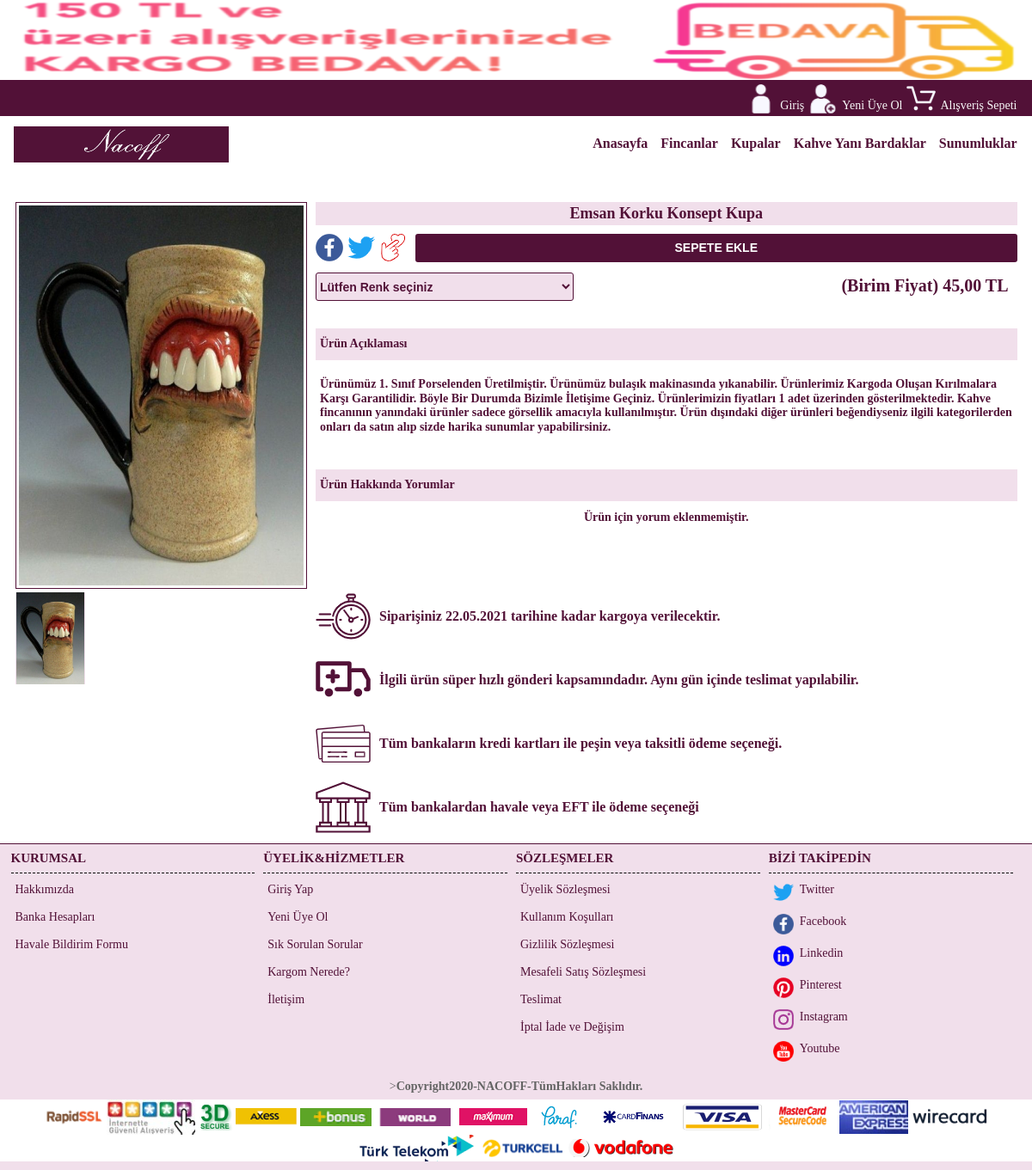
/index.php?sk=83&ID=2, run on the app's committed database.
### tables this page shows
CREATE TABLE `urunler` (
  `id` int(11) NOT NULL,
  `MenuId` int(11) NOT NULL,
  `UrunAdi` varchar(250) NOT NULL,
  `UrunFiyati` double NOT NULL,
  `ParaBirimi` varchar(250) NOT NULL,
  `UrunAciklamasi` text NOT NULL,
  `UrunResmiBir` varchar(250) NOT NULL,
  `UrunResmiIki` varchar(250) NOT NULL,
  `UrunResmiUc` varchar(250) NOT NULL,
  `UrunResmi4` varchar(250) NOT NULL,
  `Durumu` tinyint(1) NOT NULL,
  `ToplamSatisSayisi` int(10) NOT NULL,
  `ToplamSatisTutari` double NOT NULL,
  `GoruntulenmeSayisi` int(10) NOT NULL,
  `VaryantBasligi` varchar(50) NOT NULL,
  `KDVOrani` int(2) NOT NULL,
  `YorumSayisi` tinyint(1) NOT NULL,
  `ToplamYorumPuani` int(110) NOT NULL,
  `UrunTuru` varchar(100) NOT NULL,
  `KargoUcreti` double NOT NULL
);

CREATE TABLE `ayarlar` (
  `id` tinyint(1) NOT NULL,
  `SiteAdi` varchar(50) NOT NULL,
  `SiteTitle` varchar(60) NOT NULL,
  `SiteLinki` varchar(255) NOT NULL,
  `SiteDescription` text NOT NULL,
  `SiteKeywords` varchar(250) NOT NULL,
  `SiteCopyRightMetni` varchar(250) NOT NULL,
  `SiteLogo` varchar(50) NOT NULL,
  `SiteMail` varchar(50) NOT NULL,
  `SiteMailSifre` varchar(50) NOT NULL,
  `SiteHostAdresi` varchar(250) NOT NULL,
  `sosyal_link_face` varchar(200) NOT NULL,
  `sosyal_link_twit` varchar(200) NOT NULL,
  `sosyal_link_linked` varchar(200) NOT NULL,
  `sosyal_link_ins` varchar(200) NOT NULL,
  `sosyal_link_pint` varchar(200) NOT NULL,
  `sosyal_link_you` varchar(200) NOT NULL,
  `UsdKuru` double NOT NULL,
  `EuroKuru` double NOT NULL,
  `UcretsizKargoBaraji` double NOT NULL,
  `ClientID` varchar(100) NOT NULL,
  `StoreKey` varchar(100) NOT NULL,
  `ApiKullanicisi` varchar(100) NOT NULL,
  `ApiSifresi` varchar(100) NOT NULL
);

### index.php (the view, shortened to what the rows shown need)
<?php
  require_once("ayarlar/ayarlar.php");
  require_once("ayarlar/fonksiyonlar.php");
  if (isset($_REQUEST["sk"])) {
    $sayfakoduDegeri=sayiliIcerikleriFiltrele($_REQUEST["sk"]);
  }else{
    $sayfakoduDegeri=0;
  }
?>
<!DOCTYPE html>
<html lang="tr-TR">
<head>
	<link rel="stylesheet" type="text/css" href="ayarlar/style.css">
  <link rel="stylesheet" href="https://stackpath.bootstrapcdn.com/font-awesome/4.7.0/css/font-awesome.min.css">
</head>
<body>
  <div id="TumSayfaAlani">
<main>
               <?php
                 if((!$sayfakoduDegeri) or ($sayfakoduDegeri=="") or ($sayfakoduDegeri==0)){
                    include($sayfa[0]);
                 }else{
                     include($sayfa[$sayfakoduDegeri]);
                 }
                ?>
</main>
<footer>
  <div id="footerAltMetniAlani">
    <div id="footerAltMetniSinirlamaAlani">
      ><?php echo "<b>".DonusumleriGeriDondur($copyMetni)."</b>"; ?>
    </div>
  </div>
</footer>
</div>
</body>
</html>

### urundetay.php (shortened to what the rows shown need)
<?php
  if (isset($_GET["ID"])) {
  $gelenUrunId=sayiliIcerikleriFiltrele(guvenlik($_GET["ID"]));
  $UrunSorgusu=$baglan->prepare("SELECT * FROM urunler WHERE id=? AND Durumu=? LIMIT 1");
  $UrunSorgusu->execute([$gelenUrunId,1]);
  $urunSayisi=$UrunSorgusu->rowCount();
  $UrunSorgusuKaydi=$UrunSorgusu->fetch(PDO::FETCH_ASSOC);
  if ($urunSayisi>0) {
    $UrunTuru=$UrunSorgusuKaydi["UrunTuru"];
    if ($UrunTuru=="fincan") {
      $resimKlasoru="fincan";
    }elseif($UrunTuru=="kupa"){
      $resimKlasoru="kupa";
    }elseif($UrunTuru=="kahveyanibardak"){
      $resimKlasoru="kahveyanibardak";
    }elseif($UrunTuru=="sunumluk"){
      $resimKlasoru="sunumluk";
    }
    $urununFiyati=DonusumleriGeriDondur($UrunSorgusuKaydi["UrunFiyati"]);
    $urununBirimi=DonusumleriGeriDondur($UrunSorgusuKaydi["ParaBirimi"]);
    if ($urununBirimi=="USD") {
          $urunFiyatiTLCinsinden=$urununFiyati*$dolarKuru;
    }elseif ($urununBirimi=="EUR") {
          $urunFiyatiTLCinsinden=$urununFiyati*$EuroKuru;
    }else{
          $urunFiyatiTLCinsinden=$urununFiyati;
    }
?>
<div id="TamSayfaAlani">
  <div id="TamSayfaSinirlamaAlani">
    <div id="TamSayfaUrunDetayAlani">
      <div id="UrunDetayResimlerAlani">
        <div id="UrunDetayBuyukResimAlani">
          <div id="UrunDetayBuyukResimCercevesi">
            <img id="buyukResim" src="img/urunler/<?php echo $resimKlasoru;?>/<?php echo $UrunSorgusuKaydi["UrunResmiBir"]; ?>"  border="0">
          </div>
        </div>
        <div id="UrunDetayKucukResimlerAlani">
          <div id="UrunDetayKucukResimlerDengelemeAlani">
            <div class="UrunDetayKucukResimSinirlamaAlani">
              <div class="UrunDetayKucukResimCercevesi">
                  <img src="img/urunler/<?php echo $resimKlasoru;?>/<?php echo $UrunSorgusuKaydi["UrunResmiBir"]; ?>"  border="0" onClick="$.UrunDetayResmiDegistir('<?php echo $resimKlasoru; ?>', '<?php echo $UrunSorgusuKaydi["UrunResmiBir"]; ?>');">
              </div>
            </div>
       </div>
      </div>
    </div>
    <div id="UrunDetayIslemlerAlani">
      <div id="UrunBaslikAlani"><?php echo $UrunSorgusuKaydi["UrunAdi"]; ?></div>
      <form action="index.php?sk=90&ID=<?php echo $UrunSorgusuKaydi["id"]; ?>" method="post">
        <div id="UrunDetayPaylasFavoriEkleVeSepeteEkleAlani">
           <div id="UrunDetayFacedePaylasAlani">
             <a href="<?php echo DonusumleriGeriDondur($face); ?>" target="_blank"><img src="img/facebook.png"></a>
           </div>
           <div id="UrunDetayTwitterPaylasAlani">
             <a href="<?php echo DonusumleriGeriDondur($twit); ?>" target="_blank"><img src="img/twitter.png"></a>
           </div>
           <div id="UrunDetayFavoriyeEkleAlani">
              <?php
               if (isset($_SESSION["Kullanici"])){
              ?>
              <a href="index.php?sk=86&ID=<?php echo $UrunSorgusuKaydi["id"]; ?>"><img src="img/favori.png" border="0"></a>
              <?php }else{ ?>
              <a href="index.php?sk=31"><img src="img/favori.png" border="0"></a>
              <?php } ?>
           </div>
           <div id="UrunDetaySepeteEkleAlani">
             <input type="submit" value="SEPETE EKLE" id="UrunDetaySepeteEkleMetni">
           </div>
        </div>
        <div id="UrunDetayVaryantVeFiyatAlani">
           <div id="UrunDetayVaryantAlani">
             <select name="Varyant" class="FormSelectAlani">
                <option value=""> Lütfen <?php echo $UrunSorgusuKaydi["VaryantBasligi"]; ?> seçiniz </option>
              </select>
           </div>
           <div id="UrunDetayFiyatAlani">
             <div id="UrunDetayFiyatMetni">(Birim Fiyat)
             <?php echo fiyatBicimlendir($urunFiyatiTLCinsinden); ?> TL
             </div>
           </div>
        </div>
    </form>
    <div id="UrunDetayUrununAciklamaAlani">
      <div id="UrunDetayUrununAciklamaBaslikMetni">Ürün Açıklaması</div>
      <div id="UrunDetayUrununAciklamaIcerikMetni"><?php echo DonusumleriGeriDondur($UrunSorgusuKaydi["UrunAciklamasi"]); ?></div>
    </div>
    <div id="UrunDetayUrununAciklamaAlani">
      <div id="UrunDetayUrununAciklamaBaslikMetni">Ürün Hakkında Yorumlar </div>
      <?php
          $yorum_sorgusu=$baglan->prepare("SELECT * FROM yorumlar WHERE UrunId= ? ORDER BY YorumTarihi DESC");
          $yorum_sorgusu->execute([DonusumleriGeriDondur($UrunSorgusuKaydi["id"])]);
          $yorum_sayisi=$yorum_sorgusu->rowCount();
          $yorum_kayit=$yorum_sorgusu->fetchAll(PDO::FETCH_ASSOC);
          if ($yorum_sayisi>0) {
            foreach ($yorum_kayit as $key => $satir) {
            $yorumPuani=DonusumleriGeriDondur($satir["Puan"]);
            if ($yorumPuani==1) {
                             $yorumPuanResmi="yorumyildiz1.jpg";
            }elseif ($yorumPuani==2) {
                            $yorumPuanResmi="yorumyildiz2.jpg";
            }elseif ($yorumPuani==3) {
                             $yorumPuanResmi="yorumyildiz3.jpg";
            }elseif ($yorumPuani==4) {
                             $yorumPuanResmi="yorumyildiz4.jpg";
            }elseif ($yorumPuani==5) {
                             $yorumPuanResmi="yorumyildiz5.jpg";
            }
            $yorum_yapanUyeSorgusu=$baglan->prepare("SELECT * FROM uyeler WHERE id= ? LIMIT 1");
            $yorum_yapanUyeSorgusu->execute([DonusumleriGeriDondur($satir["UyeId"])]);
            $yorum_yapankişi_sayisi=$yorum_yapanUyeSorgusu->rowCount();
            $yorum_yapankisi_kaydi=$yorum_yapanUyeSorgusu->fetch(PDO::FETCH_ASSOC);
      ?>
      <div class="UrunDetayYorumAlani">
          <div class="YorumDetaylari"> <?php echo DonusumleriGeriDondur($satir["YorumMetni"]); ?> </div>
          <div class="UrunDetayYorumSahibiVeTarihi">
              <?php echo DonusumleriGeriDondur($yorum_yapankisi_kaydi["IsimSoyisim"]); ?>
              <?php echo tarihBul(DonusumleriGeriDondur($satir["YorumTarihi"])); ?>
          </div>
          <div class="HesabimYorumYapResimAlani"><img src="img/<?php echo $yorumPuanResmi; ?>" border="0"></div>
      </div>
      <?php
          }
          }else{
      ?>
      <div class="BilgiAciklamaAlani">Ürün için yorum eklenmemiştir.</div>
      <?php
          }
      ?>
    </div>
    <div class="UrunDetayKargoBilgiAlani">
       <div class="UrunDetayKargoBilgiResimAlani"><img src="img/zaman.png" border="0"></div>
       <div class="UrunDetayKargoBilgiMetinAlani">
         Siparişiniz <?php echo UcGunIleriTarihBul(); ?> tarihine kadar kargoya verilecektir.
       </div>
     </div>
     <div class="UrunDetayHizliBilgiAlani">
       <div class="UrunDetayHizliBilgiResimAlani"><img src="img/hızlısevkiyat.png" border="0"></div>
       <div class="UrunDetayHizliMetinAlani">
         İlgili ürün süper hızlı gönderi kapsamındadır. Aynı gün içinde teslimat yapılabilir.
       </div>
     </div>
     <div class="UrunDetayKrediBilgiAlani">
       <div class="UrunDetayKrediBilgiResimAlani"><img src="img/urundetaykredi.png" border="0"></div>
       <div class="UrunDetayKrediBilgiMetinAlani">
         Tüm bankaların kredi kartları ile peşin veya taksitli ödeme seçeneği.
       </div>
     </div>
     <div class="UrunBankaDetayBilgiAlani">
       <div class="UrunDetayBankaBilgiResimAlani"><img src="img/urundetaybank.png" border="0"></div>
       <div class="UrunDetayBankaBilgiMetinAlani">
         Tüm bankalardan havale veya EFT ile ödeme seçeneği
       </div>
     </div>
    </div>
    </div>
  </div>
</div>
<?php
    }else{
    header("Location:index.php");
    exit();
    }
 }else{
   header("Location:index.php");
   exit();
 }
?>

### data on the page
urunler: UrunTuru+UrunResmiBir (picture), UrunAdi "Emsan Korku Konsept Kupa", UrunFiyati "45,00", UrunAciklamasi "Ürünümüz 1. Sınıf Porselenden Üretilmiştir. Ürünümüz bulaşık makinasında yıkanabilir. Ürünlerimiz Kargoda Oluşan Kırılmalara Karşı Garantilidir. Böyle Bir Durumda Bizimle İletişime Geçiniz. Ürünlerimizin fiyatları 1 adet üzerinden gösterilmektedir. Kahve fincanının yanındaki ürünler sadece görsellik amacıyla kullanılmıştır. Ürün dışındaki diğer ürünleri beğendiyseniz ilgili kategorilerden onları da satın alıp sizde harika sunumlar yapabilirsiniz."
ayarlar: SiteCopyRightMetni "Copyright2020-NACOFF-TümHakları Saklıdır."

### other printed values
UcGunIleriTarihBul() "22.05.2021"
